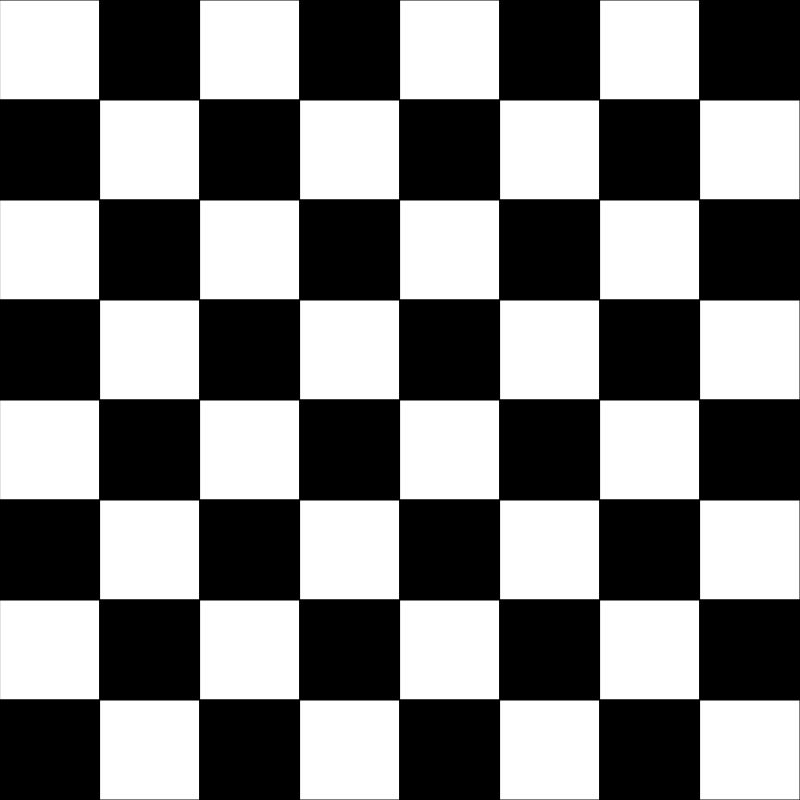
Frame 1 (no input)
Frame 60 (no input): identical to frame 1, image omitted
Frame 120 (the mouse pressed at the canvas centre since frame 60): identical to frame 1, image omitted

The p5.js sketch that drew this single still picture (run headless with seeded random() and noise() and a simulated clock; from frame 60 on, the mouse is pressed at the canvas centre):

// p5.js sketch
// ── sketch.js
function setup() {
  createCanvas(800, 800);
}

function draw() {
  background(220);

  let tamanoCelda = width / 8; 

  for (let fila = 0; fila < 8; fila++) {
    for (let col = 0; col < 8; col++) {
      if ((fila + col) % 2 === 0) {
        fill('white');
      } else {
        fill('black');
      }
      rect(col * tamanoCelda, fila * tamanoCelda, tamanoCelda, tamanoCelda);
    }
  }
}
// ── style.css
html, body {
  height: 100%;
  margin: 0;
  padding: 0;
}

body {
  display: flex;
  align-items: center;
  justify-content: center;
}

canvas {
  border: 1px solid #000;  /* Añadido un borde para que sea visible */
}
